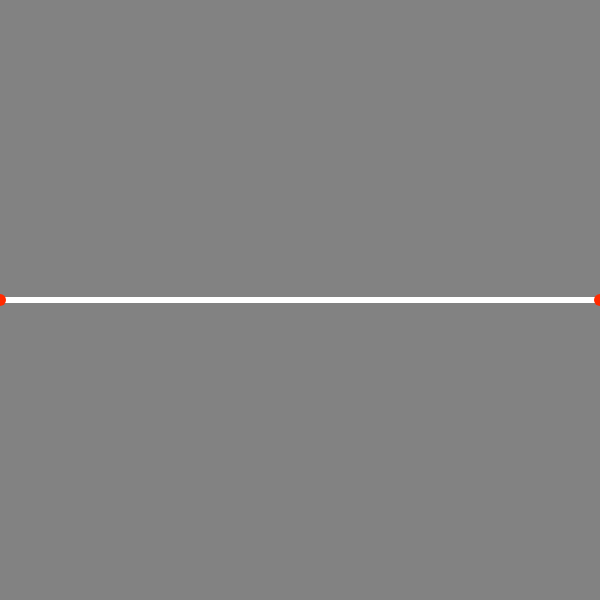
Frame 1 (no input)
Frame 60 (no input): identical to frame 1, image omitted
Frame 120 (the mouse pressed at the canvas centre since frame 60): identical to frame 1, image omitted

The p5.js sketch that drew this single still picture (run headless with seeded random() and noise() and a simulated clock; from frame 60 on, the mouse is pressed at the canvas centre):

// p5.js sketch
// ── sketch.js
const eC = {version: 'r01'};
let p0,p1 , c0;
let p=[];
let nbP=0;
let aff_line = 1, p_fige=0, p_mode = 0, aff_anim = 0;
let t_anim=0;

function mouseClicked() {
    let p0 = new Bounce(mouseX, mouseY, 0);
    p.splice(-1,0,p0);
    nbP++;
}

function keyPressed() {
    switch (keyCode) {
        case DOWN_ARROW:
            aff_line = (aff_line + 1)%2;
            break;
        case UP_ARROW:
            p_fige = (p_fige + 1)%2;
            break;
        case RIGHT_ARROW:
            p_mode = (p_mode + 1) %2;
            break;
        case LEFT_ARROW:
            aff_anim = (aff_anim + 1) %2;
            break;
    }
}
function setup() {
    let canvas = createCanvas(600,600);
	console.log("%c (ツ) # eCoucou "+eC.version+" # ","background: #f00; color: #fff");
    console.log("%c BAS : Affiche lignes" ,"background: #ddd; color: #05f");
    console.log("%c HAUT : Fige les points" ,"background: #ddd; color: #05f");
    console.log("%c DROITE : Affiche les Points vs Vertex" ,"background: #ddd; color: #05f");
    console.log("%c GAUCHE : Animation de la construction" ,"background: #ddd; color: #05f");

    p0 = new Bounce(0,300,1);
    p.push(p0);
    // c0 = new Bounce(200,100);
    // c1 = new Bounce(300,300);
    // c2 = new Bounce(400,500);
    for (let i=0; i<nbP ; ++i) {
        let x = width/(nbP+1)*(i+1);
        let y = 300*( 1 + (0.5 + (i%2 * -1)));
        console.log(x,y);
        let c = new Bounce(x,y);
        p.push(c);
    }

    p1 = new Bounce(600,300);
    p.push(p1);

    colorMode(HSB);
}

function draw() {
    background(51);

    // c0.x = mouseX;
    // c0.y = mouseY;

    let inc = 0.02;

    strokeWeight(2);
    noFill();
    beginShape();
    for (let t=0; t<=1.00001 ; t += inc) {
        let v = Bezier(p,t);
        // let v0 = B_c(p0,c0,c1,c2,t);
        // let v1 = B_c(c0,c1,c2,p1,t);
        // let v = B_l(v0,v1,t);
        strokeWeight(4);
        stroke(255);
        strokeWeight(6);
        if (p_mode) {
            if (aff_anim && t==t_anim) {
                point(v.x,v.y);
            }
        } else {
            vertex(v.x,v.y);
        }
    }
    endShape();

    for (pt in p) {
        p[pt].update();
        p[pt].fige= p_fige;
        p[pt].show();
    }
    t_anim += inc;
    if (t_anim >1) t_anim=0;
    if (aff_anim) {
        frameRate(5);
    } else {
        frameRate(60); 
    }

    // noLoop();
}

function B(b0, b1, t) {
    return b0 + (b1 - b0)*t;
}

function B_l(b0, b1, t) {
    let x =  b0.x + (b1.x - b0.x)*t;
    let y =  b0.y + (b1.y - b0.y)*t;
    return createVector(x,y);
}

function B_q(b0, b1, b2, t) {
    let a0 = B_l(b0, b1, t);
    let a1 = B_l(b1, b2, t);
    strokeWeight(1);
    stroke(t*360,255,255);
    line(a0.x, a0.y, a1.x, a1.y);
    let a = B_l(a0,a1,t);
    return a;
}
function B_c(b0,b1,b2,b3,t) {
    let a0 = B_q(b0, b1, b2, t);
    let a1 = B_q(b1, b2, b3, t);
    let a = B_l(a0,a1,t);
    return a;
}

function Bezier(B,t) {
    // B is a array of Point where B0 and B1 are anchor 
    // console.log(B.length);
    if (B.length>2) {
        let B0 = B.slice(0,-1);
        let B1 = B.slice(1);
        let A0 = Bezier(B0,t);
        let A1 = Bezier(B1,t);
        if (aff_line) {
            strokeWeight(1);
            stroke(t*360,255,255);
            line(A0.x, A0.y, A1.x, A1.y);
        }
        if (aff_anim && t==t_anim) {
            strokeWeight(1);
            stroke(255);
            line(A0.x, A0.y, A1.x, A1.y);
        }
        return B_l(A0,A1,t);
    } else {
        if (aff_anim && t==t_anim) {
            strokeWeight(1);
            stroke(255);
            line(B[0].x, B[0].y, B[1].x, B[1].y);
        }
        return B_l(B[0],B[1],t);
    }
}
// ── bounce.js
class Bounce {
    constructor(x, y, a = 1) {
        this.x = x;
        this.y = y;
        this.ancre = a;
        this.fige=0;
        this.vx = random(-1,1);
        this.vy = random(-1,1);
    }
    update() {
        if (this.ancre !=1 && this.fige==0 ) {
            this.x += this.vx;
            this.y += this.vy;
            if (this.x<0 || this.x > width) {
                this.vx *= -1;
            }
            if (this.y<0 || this.y > height) {
                this.vy *= -1;
            }
        }
    }

    show() {
        if (this.ancre ==1) {
            stroke(10,255,255);
            strokeWeight(12);
        } else {
            stroke(255,255,255);
            strokeWeight(8);
        }
        point(this.x, this.y);
    }
}
